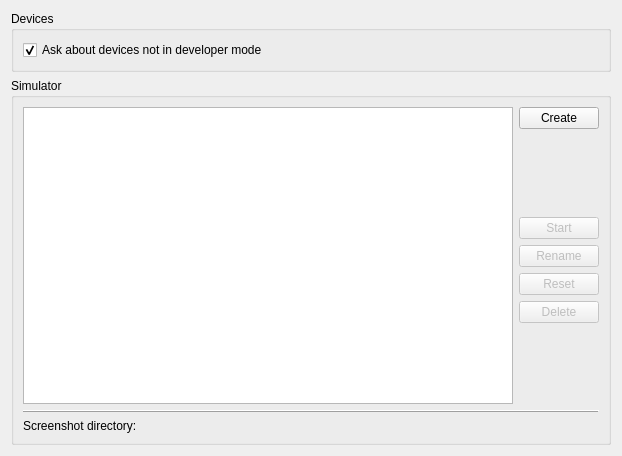
<?xml version="1.0" encoding="UTF-8"?>
<ui version="4.0">
 <class>Ios::Internal::IosSettingsWidget</class>
 <widget class="QWidget" name="Ios::Internal::IosSettingsWidget">
  <property name="geometry">
   <rect>
    <x>0</x>
    <y>0</y>
    <width>622</width>
    <height>456</height>
   </rect>
  </property>
  <property name="windowTitle">
   <string>iOS Configuration</string>
  </property>
  <layout class="QVBoxLayout" name="verticalLayout_2">
   <item>
    <widget class="QGroupBox" name="groupBox">
     <property name="title">
      <string>Devices</string>
     </property>
     <layout class="QVBoxLayout" name="verticalLayout">
      <item>
       <widget class="QCheckBox" name="deviceAskCheckBox">
        <property name="sizePolicy">
         <sizepolicy hsizetype="Expanding" vsizetype="Fixed">
          <horstretch>0</horstretch>
          <verstretch>0</verstretch>
         </sizepolicy>
        </property>
        <property name="text">
         <string>Ask about devices not in developer mode</string>
        </property>
        <property name="checked">
         <bool>true</bool>
        </property>
       </widget>
      </item>
     </layout>
    </widget>
   </item>
   <item>
    <widget class="QGroupBox" name="groupBox_2">
     <property name="title">
      <string>Simulator</string>
     </property>
     <layout class="QGridLayout" name="gridLayout">
      <item row="3" column="1">
       <widget class="QPushButton" name="renameButton">
        <property name="enabled">
         <bool>false</bool>
        </property>
        <property name="toolTip">
         <string>Rename a simulator device.</string>
        </property>
        <property name="text">
         <string>Rename</string>
        </property>
       </widget>
      </item>
      <item row="5" column="1">
       <widget class="QPushButton" name="deleteButton">
        <property name="enabled">
         <bool>false</bool>
        </property>
        <property name="sizePolicy">
         <sizepolicy hsizetype="Preferred" vsizetype="Fixed">
          <horstretch>0</horstretch>
          <verstretch>0</verstretch>
         </sizepolicy>
        </property>
        <property name="toolTip">
         <string>Delete simulator devices.</string>
        </property>
        <property name="text">
         <string>Delete</string>
        </property>
       </widget>
      </item>
      <item row="1" column="1">
       <spacer name="verticalSpacer">
        <property name="orientation">
         <enum>Qt::Vertical</enum>
        </property>
        <property name="sizeHint" stdset="0">
         <size>
          <width>20</width>
          <height>40</height>
         </size>
        </property>
       </spacer>
      </item>
      <item row="4" column="1">
       <widget class="QPushButton" name="resetButton">
        <property name="enabled">
         <bool>false</bool>
        </property>
        <property name="sizePolicy">
         <sizepolicy hsizetype="Preferred" vsizetype="Fixed">
          <horstretch>0</horstretch>
          <verstretch>0</verstretch>
         </sizepolicy>
        </property>
        <property name="toolTip">
         <string>Reset contents and settings of simulator devices.</string>
        </property>
        <property name="text">
         <string>Reset</string>
        </property>
       </widget>
      </item>
      <item row="0" column="0" rowspan="7">
       <widget class="QTreeView" name="deviceView">
        <property name="sizePolicy">
         <sizepolicy hsizetype="MinimumExpanding" vsizetype="Expanding">
          <horstretch>0</horstretch>
          <verstretch>0</verstretch>
         </sizepolicy>
        </property>
        <property name="selectionMode">
         <enum>QAbstractItemView::ExtendedSelection</enum>
        </property>
        <property name="selectionBehavior">
         <enum>QAbstractItemView::SelectRows</enum>
        </property>
        <property name="sortingEnabled">
         <bool>true</bool>
        </property>
       </widget>
      </item>
      <item row="6" column="1">
       <spacer name="verticalSpacer_2">
        <property name="orientation">
         <enum>Qt::Vertical</enum>
        </property>
        <property name="sizeHint" stdset="0">
         <size>
          <width>20</width>
          <height>40</height>
         </size>
        </property>
       </spacer>
      </item>
      <item row="8" column="0" colspan="2">
       <layout class="QHBoxLayout" name="horizontalLayout">
        <item>
         <widget class="QLabel" name="label">
          <property name="sizePolicy">
           <sizepolicy hsizetype="Preferred" vsizetype="Preferred">
            <horstretch>0</horstretch>
            <verstretch>0</verstretch>
           </sizepolicy>
          </property>
          <property name="text">
           <string>Screenshot directory:</string>
          </property>
         </widget>
        </item>
        <item>
         <widget class="Utils::PathChooser" name="pathWidget" native="true">
          <property name="sizePolicy">
           <sizepolicy hsizetype="Expanding" vsizetype="Preferred">
            <horstretch>0</horstretch>
            <verstretch>0</verstretch>
           </sizepolicy>
          </property>
         </widget>
        </item>
       </layout>
      </item>
      <item row="7" column="0" colspan="2">
       <widget class="Line" name="line">
        <property name="frameShadow">
         <enum>QFrame::Raised</enum>
        </property>
        <property name="orientation">
         <enum>Qt::Horizontal</enum>
        </property>
       </widget>
      </item>
      <item row="0" column="1">
       <widget class="QPushButton" name="createButton">
        <property name="toolTip">
         <string>Create a new simulator device.</string>
        </property>
        <property name="text">
         <string>Create</string>
        </property>
       </widget>
      </item>
      <item row="2" column="1">
       <widget class="QPushButton" name="startButton">
        <property name="enabled">
         <bool>false</bool>
        </property>
        <property name="sizePolicy">
         <sizepolicy hsizetype="Preferred" vsizetype="Fixed">
          <horstretch>0</horstretch>
          <verstretch>0</verstretch>
         </sizepolicy>
        </property>
        <property name="toolTip">
         <string>Start simulator devices.</string>
        </property>
        <property name="text">
         <string>Start</string>
        </property>
       </widget>
      </item>
     </layout>
    </widget>
   </item>
  </layout>
 </widget>
 <customwidgets>
  <customwidget>
   <class>Utils::PathChooser</class>
   <extends>QWidget</extends>
   <header location="global">utils/pathchooser.h</header>
   <container>1</container>
  </customwidget>
 </customwidgets>
 <resources/>
 <connections/>
</ui>
